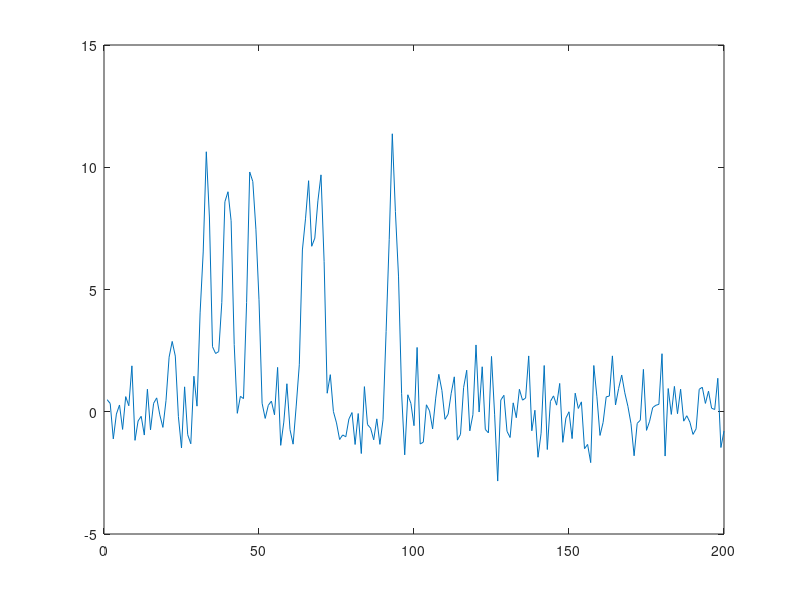

The MATLAB script that drew this image:
 function prf=prf_make_demo_curves(whatcurve);
 %make fake curves for demo options
if nargin<1,whatcurve= 'multipeaks';  end
switch whatcurve
    case 'plectoneme'
        axz=1:100; prf=0*axz;
        for ii=20:10:80
            prf=prf+exp(-((axz-ii)/10).^2);
            prf=prf+0.2*exp(-((axz-50)/5).^2);
        end  
    case 'multipeaks'
        axz=1:200; sig=1; prf=randn(1,200);
        mus=rand(6,1)*160+20;
        for ii=1:6
            mu=mus(ii); 
            prf=prf+10*exp(-((axz-mu)/(2*sig)).^2);
        end  
end
if nargin<1,close all; plot(prf);  end
